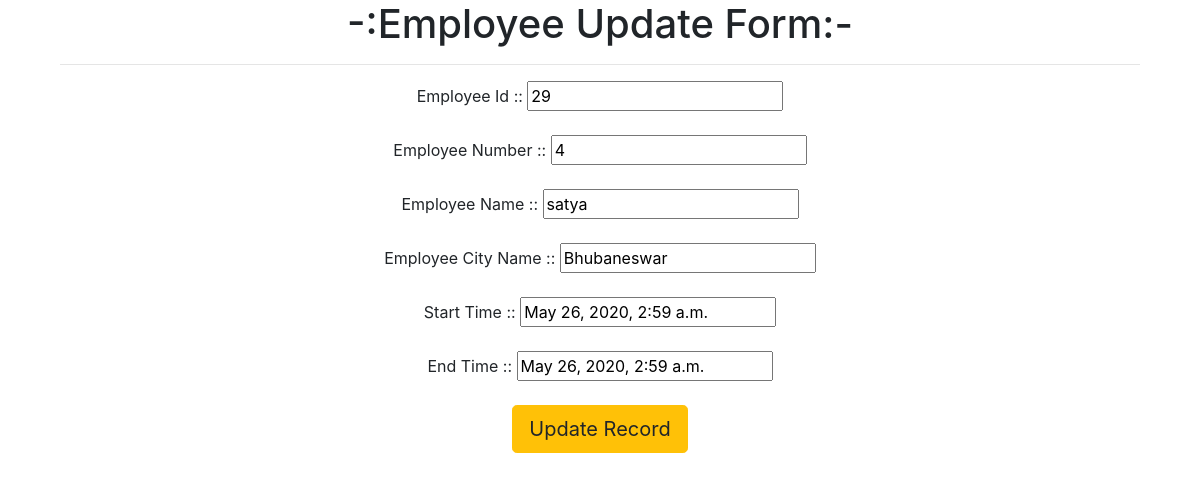
Screenshot of /update/29 with the database file from the repository.
### employeeapp/models.py (models this page shows)
class Employee(models.Model):
    eno=models.IntegerField()
    ename = models.CharField(max_length=100)
    ecity = models.CharField(max_length=50)
    start_time=models.DateTimeField(default=timezone.now,blank=False)
    end_time=models.DateTimeField(default=timezone.now,blank=False)

### employeeapp/views.py (the view)
# urls.py: path('update/<int:id>',views.update_view),
def update_view(request,id):
    emp=Employee.objects.get(id=id)
    if request.method=="POST":
        form=EmployeeForm(request.POST,instance=emp)
        if form.is_valid():
            form.save()
            return redirect('/')
    return render(request,'employeeapp/update.html',{'emp':emp})

### templates/employeeapp/update.html (shortened to what this page needs)
<!DOCTYPE html>
{%extends 'employeeapp/base.html'%}
  {% block base_block %}
  <div class="container" >
    <h1>-:Employee Update Form:-</h1><hr>
   <form method="post">
     Employee Id :: <input type="text" name="id" value="{{emp.id}}"><br><br>
     Employee Number :: <input type="text" name="eno" value="{{emp.eno}}"><br><br>
     Employee Name :: <input type="text" name="ename" value="{{emp.ename}}"><br><br>
     Employee City Name :: <input type="text" name="ecity" value="{{emp.ecity}}"><br><br>
     Start Time :: <input type="text" name="start_time" value="{{emp.start_time}}"><br><br>
     End Time :: <input type="text" name="end_timec" value="{{emp.end_time}}"><br><br>
     <input type="submit" class="btn btn-warning btn-lg"  value="Update Record"><br><br>
   </form>
  </div>
  {% endblock %}

### rows the page displays
Employee: id "29", eno "4", ename "satya", ecity "Bhubaneswar", start_time "May 26, 2020, 2:59 a.m.", end_timec "May 26, 2020, 2:59 a.m."
